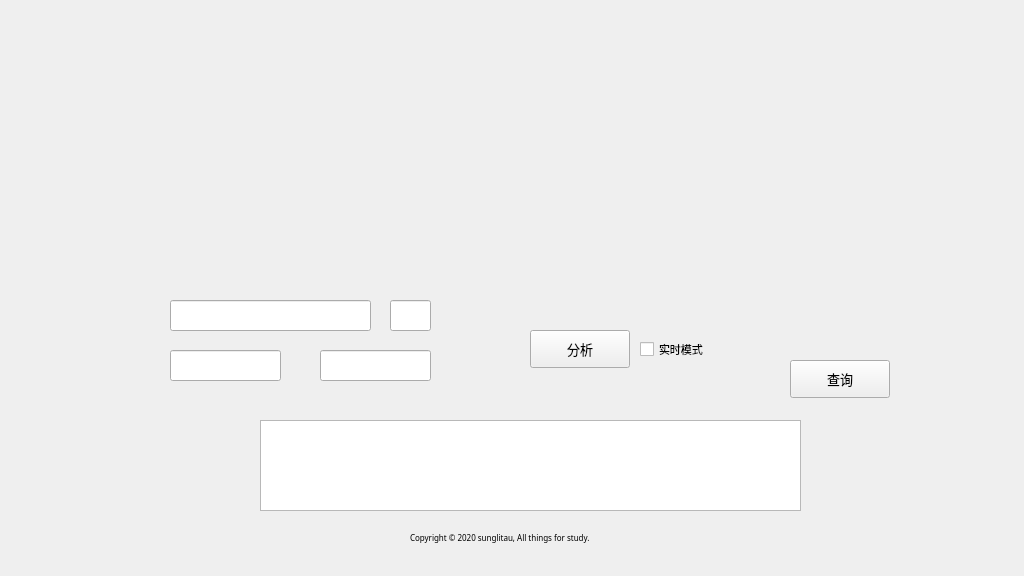
<?xml version="1.0" encoding="UTF-8"?>
<ui version="4.0">
 <class>MainWindow</class>
 <widget class="QMainWindow" name="MainWindow">
  <property name="geometry">
   <rect>
    <x>0</x>
    <y>0</y>
    <width>1024</width>
    <height>576</height>
   </rect>
  </property>
  <property name="sizePolicy">
   <sizepolicy hsizetype="Fixed" vsizetype="Fixed">
    <horstretch>0</horstretch>
    <verstretch>0</verstretch>
   </sizepolicy>
  </property>
  <property name="minimumSize">
   <size>
    <width>1024</width>
    <height>576</height>
   </size>
  </property>
  <property name="maximumSize">
   <size>
    <width>1024</width>
    <height>576</height>
   </size>
  </property>
  <property name="font">
   <font>
    <family>黑体</family>
    <pointsize>10</pointsize>
   </font>
  </property>
  <property name="windowTitle">
   <string>个人知乎话题精华舆情系统</string>
  </property>
  <property name="windowIcon">
   <iconset>
    <normaloff>data/tmp4design/负面舆情帽子蓝.png</normaloff>data/tmp4design/负面舆情帽子蓝.png</iconset>
  </property>
  <property name="toolTip">
   <string extracomment="与世界分享你的知识、经验和见解"/>
  </property>
  <property name="statusTip">
   <string extracomment="知乎：与世界分享你的知识、经验和见解"/>
  </property>
  <property name="whatsThis">
   <string extracomment="知乎：与世界分享你的知识、经验和见解"/>
  </property>
  <widget class="QWidget" name="centralwidget">
   <widget class="QLabel" name="zhihu_img">
    <property name="geometry">
     <rect>
      <x>210</x>
      <y>70</y>
      <width>371</width>
      <height>161</height>
     </rect>
    </property>
    <property name="sizePolicy">
     <sizepolicy hsizetype="Fixed" vsizetype="Fixed">
      <horstretch>0</horstretch>
      <verstretch>0</verstretch>
     </sizepolicy>
    </property>
    <property name="toolTip">
     <string>&lt;html&gt;&lt;head/&gt;&lt;body&gt;&lt;p&gt;点击一下？或许有惊喜？&lt;/p&gt;&lt;/body&gt;&lt;/html&gt;</string>
    </property>
    <property name="styleSheet">
     <string notr="true">image: url(:/pom/tmp4design/知乎知乎蓝色.png);</string>
    </property>
    <property name="text">
     <string/>
    </property>
   </widget>
   <widget class="QLabel" name="title_img">
    <property name="geometry">
     <rect>
      <x>190</x>
      <y>220</y>
      <width>211</width>
      <height>71</height>
     </rect>
    </property>
    <property name="styleSheet">
     <string notr="true">image: url(:/pom/tmp4design/话题精华分析.png);</string>
    </property>
    <property name="text">
     <string/>
    </property>
   </widget>
   <widget class="QLabel" name="img_change0">
    <property name="geometry">
     <rect>
      <x>520</x>
      <y>50</y>
      <width>381</width>
      <height>311</height>
     </rect>
    </property>
    <property name="styleSheet">
     <string notr="true">image: url(:/pom/tmp4design/舆情监控蓝500.png);</string>
    </property>
    <property name="text">
     <string/>
    </property>
   </widget>
   <widget class="QTextBrowser" name="info">
    <property name="geometry">
     <rect>
      <x>260</x>
      <y>420</y>
      <width>541</width>
      <height>91</height>
     </rect>
    </property>
    <property name="sizePolicy">
     <sizepolicy hsizetype="Fixed" vsizetype="Fixed">
      <horstretch>0</horstretch>
      <verstretch>0</verstretch>
     </sizepolicy>
    </property>
    <property name="font">
     <font>
      <pointsize>7</pointsize>
     </font>
    </property>
    <property name="toolTip">
     <string>&lt;html&gt;&lt;head/&gt;&lt;body&gt;&lt;p&gt;这里是交互提示窗口&lt;/p&gt;&lt;/body&gt;&lt;/html&gt;</string>
    </property>
    <property name="frameShadow">
     <enum>QFrame::Raised</enum>
    </property>
    <property name="lineWidth">
     <number>1</number>
    </property>
   </widget>
   <widget class="QLabel" name="label">
    <property name="geometry">
     <rect>
      <x>410</x>
      <y>530</y>
      <width>241</width>
      <height>16</height>
     </rect>
    </property>
    <property name="font">
     <font>
      <family>Microsoft YaHei</family>
      <pointsize>6</pointsize>
     </font>
    </property>
    <property name="toolTip">
     <string>&lt;html&gt;&lt;head/&gt;&lt;body&gt;&lt;p&gt;本程序只为毕业设计和学习使用，如有侵权，联系本人删除 851688393@qq.com&lt;/p&gt;&lt;/body&gt;&lt;/html&gt;</string>
    </property>
    <property name="text">
     <string>Copyright © 2020 sunglitau, All things for study.</string>
    </property>
   </widget>
   <widget class="QPushButton" name="analysis_btn">
    <property name="geometry">
     <rect>
      <x>530</x>
      <y>330</y>
      <width>100</width>
      <height>38</height>
     </rect>
    </property>
    <property name="toolTip">
     <string>&lt;html&gt;&lt;head/&gt;&lt;body&gt;&lt;p&gt;点击按钮，将开始分析相关信息&lt;/p&gt;&lt;/body&gt;&lt;/html&gt;</string>
    </property>
    <property name="whatsThis">
     <string>&lt;html&gt;&lt;head/&gt;&lt;body&gt;&lt;p&gt;&lt;br/&gt;&lt;/p&gt;&lt;/body&gt;&lt;/html&gt;</string>
    </property>
    <property name="text">
     <string>分析</string>
    </property>
   </widget>
   <widget class="QPushButton" name="query_btn">
    <property name="geometry">
     <rect>
      <x>790</x>
      <y>360</y>
      <width>100</width>
      <height>38</height>
     </rect>
    </property>
    <property name="sizePolicy">
     <sizepolicy hsizetype="Fixed" vsizetype="Fixed">
      <horstretch>0</horstretch>
      <verstretch>0</verstretch>
     </sizepolicy>
    </property>
    <property name="focusPolicy">
     <enum>Qt::StrongFocus</enum>
    </property>
    <property name="toolTip">
     <string>&lt;html&gt;&lt;head/&gt;&lt;body&gt;&lt;p&gt;点击按钮，将进行数据获取操作&lt;/p&gt;&lt;/body&gt;&lt;/html&gt;</string>
    </property>
    <property name="text">
     <string>查询</string>
    </property>
   </widget>
   <widget class="QLineEdit" name="key_words_le">
    <property name="geometry">
     <rect>
      <x>170</x>
      <y>300</y>
      <width>201</width>
      <height>31</height>
     </rect>
    </property>
    <property name="toolTip">
     <string>&lt;html&gt;&lt;head/&gt;&lt;body&gt;&lt;p&gt;依赖知乎的搜索引擎，请确认关键字话题是否存在&lt;/p&gt;&lt;/body&gt;&lt;/html&gt;</string>
    </property>
    <property name="inputMask">
     <string/>
    </property>
    <property name="text">
     <string/>
    </property>
    <property name="maxLength">
     <number>32767</number>
    </property>
   </widget>
   <widget class="QLineEdit" name="start_time_le">
    <property name="geometry">
     <rect>
      <x>170</x>
      <y>350</y>
      <width>111</width>
      <height>31</height>
     </rect>
    </property>
    <property name="toolTip">
     <string>&lt;html&gt;&lt;head/&gt;&lt;body&gt;&lt;p&gt;请输入8位日期如：20200202&lt;/p&gt;&lt;/body&gt;&lt;/html&gt;</string>
    </property>
   </widget>
   <widget class="QLineEdit" name="end_time_le">
    <property name="geometry">
     <rect>
      <x>320</x>
      <y>350</y>
      <width>111</width>
      <height>31</height>
     </rect>
    </property>
    <property name="toolTip">
     <string>&lt;html&gt;&lt;head/&gt;&lt;body&gt;&lt;p&gt;请输入8位日期如：20190902&lt;/p&gt;&lt;/body&gt;&lt;/html&gt;</string>
    </property>
   </widget>
   <widget class="QLineEdit" name="class_num">
    <property name="geometry">
     <rect>
      <x>390</x>
      <y>300</y>
      <width>41</width>
      <height>31</height>
     </rect>
    </property>
    <property name="toolTip">
     <string>&lt;html&gt;&lt;head/&gt;&lt;body&gt;&lt;p&gt;您想分成几类呢？&lt;/p&gt;&lt;/body&gt;&lt;/html&gt;</string>
    </property>
   </widget>
   <widget class="QCheckBox" name="checkBox">
    <property name="geometry">
     <rect>
      <x>640</x>
      <y>340</y>
      <width>91</width>
      <height>19</height>
     </rect>
    </property>
    <property name="font">
     <font>
      <pointsize>8</pointsize>
     </font>
    </property>
    <property name="toolTip">
     <string>勾选该按钮后，开始分析时会自动在指定周期内发送文件到指定邮箱</string>
    </property>
    <property name="text">
     <string>实时模式</string>
    </property>
   </widget>
  </widget>
 </widget>
 <resources>
  <include location="data/pom.qrc"/>
 </resources>
 <connections/>
</ui>
